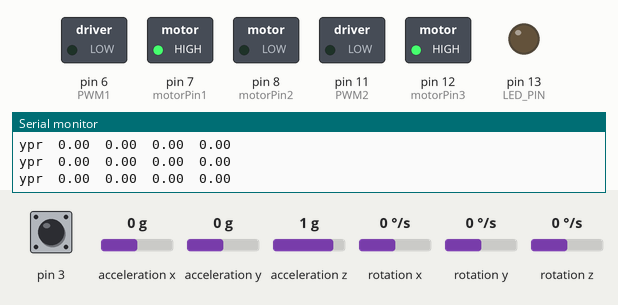
Bench run of a sketch on a simulated Arduino Leonardo, built with avr-gcc and run on an emulated ATmega32U4. On the bench: switched loads named in the sketch (green lamp = pin HIGH), output pins drawn as LEDs (lit = HIGH), the last lines printed to the serial monitor. The inputs (shaded band) are chosen by the test bench; at power-on: acceleration x 0 g, rotation z 0 °/s, pin 3 HIGH, acceleration y 0 g, acceleration z 1 g, rotation x 0 °/s, rotation y 0 °/s. The sensor or clock chip raises its interrupt line as the real part does.

Above: at 1.7 s.
1.8 s: acceleration x set to 0.8 g
At 3.3 s:
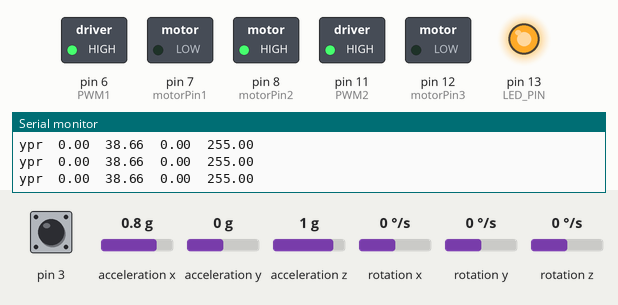
3.6 s: acceleration x set to -1.4 g
At 6.0 s:
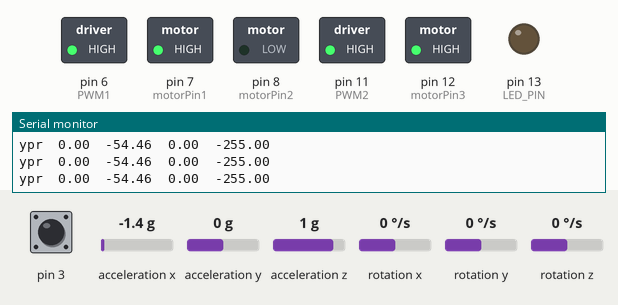
6.6 s: acceleration x set to 1.4 g
At 9.4 s:
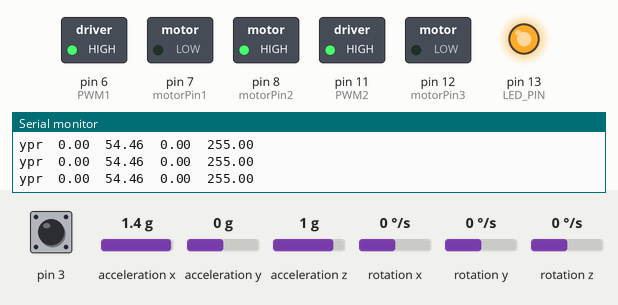
9.6 s: acceleration x set to -0.8 g
At 12.4 s:
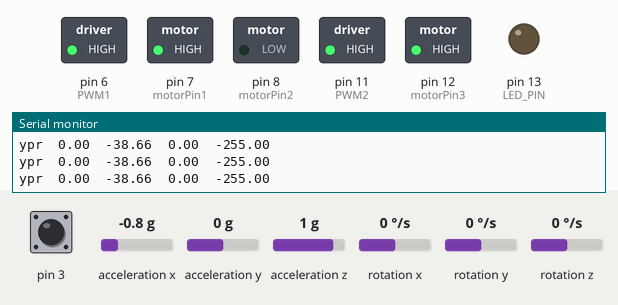
12.6 s: rotation z set to 100 °/s
15.6 s: acceleration x set to 1.1 g
At 19.41 s:
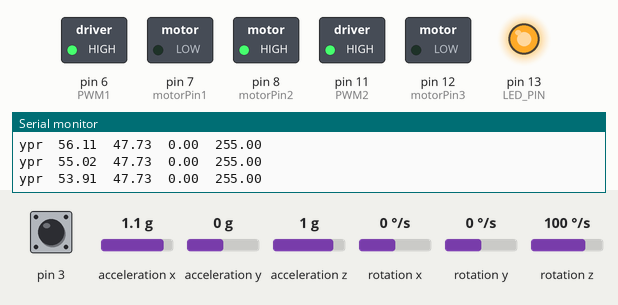
Timing chart, 0 to 19.6 s (numbered marks = the images above; inputs shaded):
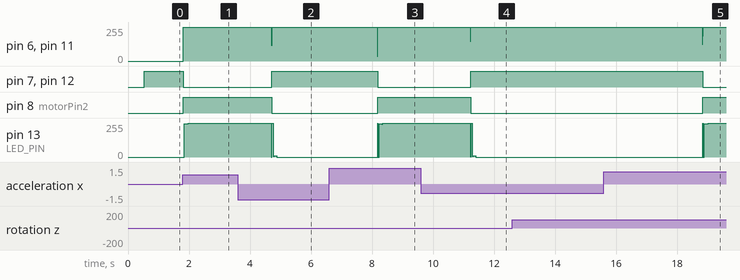

The sketch:

Self_Balancing_Robot.ino
```cpp
// I2C device class (I2Cdev) demonstration Arduino sketch for MPU6050 class using DMP (MotionApps v2.0)
// 6/21/2012 by Jeff Rowberg <jeff@rowberg.net>
// Updates should (hopefully) always be available at https://github.com/jrowberg/i2cdevlib
//
// Changelog:
//      2013-05-08 - added seamless Fastwire support
//                 - added note about gyro calibration
//      2012-06-21 - added note about Arduino 1.0.1 + Leonardo compatibility error
//      2012-06-20 - improved FIFO overflow handling and simplified read process
//      2012-06-19 - completely rearranged DMP initialization code and simplification
//      2012-06-13 - pull gyro and accel data from FIFO packet instead of reading directly
//      2012-06-09 - fix broken FIFO read sequence and change interrupt detection to RISING
//      2012-06-05 - add gravity-compensated initial reference frame acceleration output
//                 - add 3D math helper file to DMP6 example sketch
//                 - add Euler output and Yaw/Pitch/Roll output formats
//      2012-06-04 - remove accel offset clearing for better results (thanks Sungon Lee)
//      2012-06-01 - fixed gyro sensitivity to be 2000 deg/sec instead of 250
//      2012-05-30 - basic DMP initialization working

/* ============================================
I2Cdev device library code is placed under the MIT license
Copyright (c) 2012 Jeff Rowberg

Permission is hereby granted, free of charge, to any person obtaining a copy
of this software and associated documentation files (the "Software"), to deal
in the Software without restriction, including without limitation the rights
to use, copy, modify, merge, publish, distribute, sublicense, and/or sell
copies of the Software, and to permit persons to whom the Software is
furnished to do so, subject to the following conditions:

The above copyright notice and this permission notice shall be included in
all copies or substantial portions of the Software.

THE SOFTWARE IS PROVIDED "AS IS", WITHOUT WARRANTY OF ANY KIND, EXPRESS OR
IMPLIED, INCLUDING BUT NOT LIMITED TO THE WARRANTIES OF MERCHANTABILITY,
FITNESS FOR A PARTICULAR PURPOSE AND NONINFRINGEMENT. IN NO EVENT SHALL THE
AUTHORS OR COPYRIGHT HOLDERS BE LIABLE FOR ANY CLAIM, DAMAGES OR OTHER
LIABILITY, WHETHER IN AN ACTION OF CONTRACT, TORT OR OTHERWISE, ARISING FROM,
OUT OF OR IN CONNECTION WITH THE SOFTWARE OR THE USE OR OTHER DEALINGS IN
THE SOFTWARE.
===============================================
*/

// I2Cdev and MPU6050 must be installed as libraries, or else the .cpp/.h files
// for both classes must be in the include path of your project
#include "I2Cdev.h"

#include "MPU6050_6Axis_MotionApps20.h"
//#include "MPU6050.h" // not necessary if using MotionApps include file

// Arduino Wire library is required if I2Cdev I2CDEV_ARDUINO_WIRE implementation
// is used in I2Cdev.h
#if I2CDEV_IMPLEMENTATION == I2CDEV_ARDUINO_WIRE
    #include "Wire.h"
#endif

// class default I2C address is 0x68
// specific I2C addresses may be passed as a parameter here
// AD0 low = 0x68 (default for SparkFun breakout and InvenSense evaluation board)
// AD0 high = 0x69
MPU6050 mpu;
//MPU6050 mpu(0x69); // <-- use for AD0 high

/* =========================================================================
   NOTE: In addition to connection 3.3v, GND, SDA, and SCL, this sketch
   depends on the MPU-6050's INT pin being connected to the Arduino's
   external interrupt #0 pin. On the Arduino Uno and Mega 2560, this is
   digital I/O pin 2.
 * ========================================================================= */

/* =========================================================================
   NOTE: Arduino v1.0.1 with the Leonardo board generates a compile error
   when using Serial.write(buf, len). The Teapot output uses this method.
   The solution requires a modification to the Arduino USBAPI.h file, which
   is fortunately simple, but annoying. This will be fixed in the next IDE
   release. For more info, see these links:

   http://arduino.cc/forum/index.php/topic,109987.0.html
   http://code.google.com/p/arduino/issues/detail?id=958
 * ========================================================================= */


// uncomment "OUTPUT_READABLE_QUATERNION" if you want to see the actual
// quaternion components in a [w, x, y, z] format (not best for parsing
// on a remote host such as Processing or something though)
//#define OUTPUT_READABLE_QUATERNION

// uncomment "OUTPUT_READABLE_EULER" if you want to see Euler angles
// (in degrees) calculated from the quaternions coming from the FIFO.
// Note that Euler angles suffer from gimbal lock (for more info, see
// http://en.wikipedia.org/wiki/Gimbal_lock)
//#define OUTPUT_READABLE_EULER

// uncomment "OUTPUT_READABLE_YAWPITCHROLL" if you want to see the yaw/
// pitch/roll angles (in degrees) calculated from the quaternions coming
// from the FIFO. Note this also requires gravity vector calculations.
// Also note that yaw/pitch/roll angles suffer from gimbal lock (for
// more info, see: http://en.wikipedia.org/wiki/Gimbal_lock)
#define OUTPUT_READABLE_YAWPITCHROLL

// uncomment "OUTPUT_READABLE_REALACCEL" if you want to see acceleration
// components with gravity removed. This acceleration reference frame is
// not compensated for orientation, so +X is always +X according to the
// sensor, just without the effects of gravity. If you want acceleration
// compensated for orientation, us OUTPUT_READABLE_WORLDACCEL instead.
//#define OUTPUT_READABLE_REALACCEL

// uncomment "OUTPUT_READABLE_WORLDACCEL" if you want to see acceleration
// components with gravity removed and adjusted for the world frame of
// reference (yaw is relative to initial orientation, since no magnetometer
// is present in this case). Could be quite handy in some cases.
//#define OUTPUT_READABLE_WORLDACCEL

// uncomment "OUTPUT_TEAPOT" if you want output that matches the
// format used for the InvenSense teapot demo
//#define OUTPUT_TEAPOT


#define LED_PIN 13 // (Arduino is 13, Teensy is 11, Teensy++ is 6)
bool blinkState = false;

// MPU control/status vars
bool dmpReady = false;  // set true if DMP init was successful
uint8_t mpuIntStatus;   // holds actual interrupt status byte from MPU
uint8_t devStatus;      // return status after each device operation (0 = success, !0 = error)
uint16_t packetSize;    // expected DMP packet size (default is 42 bytes)
uint16_t fifoCount;     // count of all bytes currently in FIFO
uint8_t fifoBuffer[64]; // FIFO storage buffer

// orientation/motion vars
Quaternion q;           // [w, x, y, z]         quaternion container
VectorInt16 aa;         // [x, y, z]            accel sensor measurements
VectorInt16 aaReal;     // [x, y, z]            gravity-free accel sensor measurements
VectorInt16 aaWorld;    // [x, y, z]            world-frame accel sensor measurements
VectorFloat gravity;    // [x, y, z]            gravity vector
float euler[3];         // [psi, theta, phi]    Euler angle container
float ypr[3];           // [yaw, pitch, roll]   yaw/pitch/roll container and gravity vector

// packet structure for InvenSense teapot demo
uint8_t teapotPacket[14] = { '$', 0x02, 0,0, 0,0, 0,0, 0,0, 0x00, 0x00, '\r', '\n' };


// ================================================================
// ===               INTERRUPT DETECTION ROUTINE                ===
// ================================================================

volatile bool mpuInterrupt = false;     // indicates whether MPU interrupt pin has gone high
void dmpDataReady() {
    mpuInterrupt = true;
}

// ================================================================
// ===                  DEFINING TEH FUNCTION                   ===
// ================================================================
double previousTime =0;
double cumError=0;
double lastError=0;
double setPoint=1;
double currentTime;
double elapsedTime;
double rateError;
double error;

double computePID(double inp){
  double kp=100;
  double ki=0.6;
  double kd=0;

currentTime = millis(); //get current time
elapsedTime = (double)(currentTime - previousTime); //compute time elapsed from previous computation
error = inp; // determine error
cumError += error * elapsedTime; // compute integral
rateError = (error - lastError)/elapsedTime; // compute derivative
double out = kp*error + ki*cumError + kd*rateError; //PID output
lastError = error; //remember current error
previousTime = currentTime; //remember current time
return out; //have function return the PID output
}

// ================================================================
// ===                 DEFINIG THE MOTOR PINS                   ===
// ================================================================

//Motor A

const int motorPin1 = 7;

const int motorPin2 = 8;

const int PWM1=6;

//Motor B

const int motorPin3 = 12;

const int motorPin4 = 13;

const int PWM2=11;

double inp;
double out;

// ================================================================
// ===                      DEFINIG FOWARD                      ===
// ================================================================
 void forward(double PWM){
  digitalWrite(motorPin1, LOW);

digitalWrite(motorPin2, HIGH);

analogWrite(PWM1,PWM);

digitalWrite(motorPin3, LOW);

digitalWrite(motorPin4, HIGH);

analogWrite(PWM2,PWM);
 }


// ================================================================
// ===                      DEFINIG BACK                        ===
// ================================================================
void back(double PWM){
  digitalWrite(motorPin2, LOW);

digitalWrite(motorPin1, HIGH);

analogWrite(PWM1,PWM);

digitalWrite(motorPin4, LOW);

digitalWrite(motorPin3, HIGH);

analogWrite(PWM2,PWM);
 }
// ================================================================
// ===                      INITIAL SETUP                       ===
// ================================================================

void setup() {
    // join I2C bus (I2Cdev library doesn't do this automatically)
    #if I2CDEV_IMPLEMENTATION == I2CDEV_ARDUINO_WIRE
        Wire.begin();
        TWBR = 24; // 400kHz I2C clock (200kHz if CPU is 8MHz)
    #elif I2CDEV_IMPLEMENTATION == I2CDEV_BUILTIN_FASTWIRE
        Fastwire::setup(400, true);
    #endif

    // initialize serial communication
    // (115200 chosen because it is required for Teapot Demo output, but it's
    // really up to you depending on your project)
    Serial.begin(115200);
    while (!Serial); // wait for Leonardo enumeration, others continue immediately

    // NOTE: 8MHz or slower host processors, like the Teensy @ 3.3v or Ardunio
    // Pro Mini running at 3.3v, cannot handle this baud rate reliably due to
    // the baud timing being too misaligned with processor ticks. You must use
    // 38400 or slower in these cases, or use some kind of external separate
    // crystal solution for the UART timer.

    // initialize device
    Serial.println(F("Initializing I2C devices..."));
    mpu.initialize();

    // verify connection
    Serial.println(F("Testing device connections..."));
    Serial.println(mpu.testConnection() ? F("MPU6050 connection successful") : F("MPU6050 connection failed"));

    // wait for ready
  /*  Serial.println(F("\nSend any character to begin DMP programming and demo: "));
    while (Serial.available() && Serial.read()); // empty buffer
    while (!Serial.available());                 // wait for data
    while (Serial.available() && Serial.read()); // empty buffer again*/

    // load and configure the DMP
    Serial.println(F("Initializing DMP..."));
    devStatus = mpu.dmpInitialize();

    // supply your own gyro offsets here, scaled for min sensitivity
    mpu.setXGyroOffset(220);
    mpu.setYGyroOffset(76);
    mpu.setZGyroOffset(-85);
    mpu.setZAccelOffset(1788); // 1688 factory default for my test chip

    // make sure it worked (returns 0 if so)
    if (devStatus == 0) {
        // turn on the DMP, now that it's ready
        Serial.println(F("Enabling DMP..."));
        mpu.setDMPEnabled(true);

        // enable Arduino interrupt detection
        Serial.println(F("Enabling interrupt detection (Arduino external interrupt 0)..."));
        attachInterrupt(0, dmpDataReady, RISING);
        mpuIntStatus = mpu.getIntStatus();

        // set our DMP Ready flag so the main loop() function knows it's okay to use it
        Serial.println(F("DMP ready! Waiting for first interrupt..."));
        dmpReady = true;

        // get expected DMP packet size for later comparison
        packetSize = mpu.dmpGetFIFOPacketSize();
    } else {
        // ERROR!
        // 1 = initial memory load failed
        // 2 = DMP configuration updates failed
        // (if it's going to break, usually the code will be 1)
        Serial.print(F("DMP Initialization failed (code "));
        Serial.print(devStatus);
        Serial.println(F(")"));
    }

    // configure LED for output
    pinMode(LED_PIN, OUTPUT);

    //pin motor A

pinMode(motorPin1, OUTPUT);

pinMode(motorPin2, OUTPUT);

pinMode(PWM1,OUTPUT);

//pin motor B

pinMode(motorPin3, OUTPUT);

pinMode(motorPin4, OUTPUT);

pinMode(PWM2,OUTPUT);
}


// ================================================================
// ===                    MAIN PROGRAM LOOP                     ===
// ================================================================

void loop() {
    // if programming failed, don't try to do anything
    if (!dmpReady) return;

    // wait for MPU interrupt or extra packet(s) available
    while (!mpuInterrupt && fifoCount < packetSize) {
        // other program behavior stuff here
        // .
        // .
        // .
        // if you are really paranoid you can frequently test in between other
        // stuff to see if mpuInterrupt is true, and if so, "break;" from the
        // while() loop to immediately process the MPU data
        // .
        // .
        // .
    }

    // reset interrupt flag and get INT_STATUS byte
    mpuInterrupt = false;
    mpuIntStatus = mpu.getIntStatus();

    // get current FIFO count
    fifoCount = mpu.getFIFOCount();

    // check for overflow (this should never happen unless our code is too inefficient)
    if ((mpuIntStatus & 0x10) || fifoCount == 1024) {
        // reset so we can continue cleanly
        mpu.resetFIFO();
        Serial.println(F("FIFO overflow!"));

    // otherwise, check for DMP data ready interrupt (this should happen frequently)
    } else if (mpuIntStatus & 0x02) {
        // wait for correct available data length, should be a VERY short wait
        while (fifoCount < packetSize) fifoCount = mpu.getFIFOCount();

        // read a packet from FIFO
        mpu.getFIFOBytes(fifoBuffer, packetSize);

        // track FIFO count here in case there is > 1 packet available
        // (this lets us immediately read more without waiting for an interrupt)
        fifoCount -= packetSize;

       /* #ifdef OUTPUT_READABLE_QUATERNION
            // display quaternion values in easy matrix form: w x y z
            mpu.dmpGetQuaternion(&q, fifoBuffer);
            Serial.print("quat\t");
            Serial.print(q.w);
            Serial.print("\t");
            Serial.print(q.x);
            Serial.print("\t");
            Serial.print(q.y);
            Serial.print("\t");
            Serial.println(q.z);
        #endif

        #ifdef OUTPUT_READABLE_EULER
            // display Euler angles in degrees
            mpu.dmpGetQuaternion(&q, fifoBuffer);
            mpu.dmpGetEuler(euler, &q);
            Serial.print("euler\t");
            Serial.print(euler[0] * 180/M_PI);
            Serial.print("\t");
            Serial.print(euler[1] * 180/M_PI);
            Serial.print("\t");
            Serial.println(euler[2] * 180/M_PI);
        #endif
*/
        #ifdef OUTPUT_READABLE_YAWPITCHROLL
            // display Euler angles in degrees
            mpu.dmpGetQuaternion(&q, fifoBuffer);
            mpu.dmpGetGravity(&gravity, &q);
            mpu.dmpGetYawPitchRoll(ypr, &q, &gravity);
            Serial.print("ypr\t");
            Serial.print(ypr[0] * 180/M_PI);
            Serial.print("\t");
            Serial.print(ypr[1] * 180/M_PI);
            Serial.print("\t");
            Serial.print(ypr[2] * 180/M_PI);
        #endif

        /*#ifdef OUTPUT_READABLE_REALACCEL
            // display real acceleration, adjusted to remove gravity
            mpu.dmpGetQuaternion(&q, fifoBuffer);
            mpu.dmpGetAccel(&aa, fifoBuffer);
            mpu.dmpGetGravity(&gravity, &q);
            mpu.dmpGetLinearAccel(&aaReal, &aa, &gravity);
            Serial.print("areal\t");
            Serial.print(aaReal.x);
            Serial.print("\t");
            Serial.print(aaReal.y);
            Serial.print("\t");
            Serial.println(aaReal.z);
        #endif

        #ifdef OUTPUT_READABLE_WORLDACCEL
            // display initial world-frame acceleration, adjusted to remove gravity
            // and rotated based on known orientation from quaternion
            mpu.dmpGetQuaternion(&q, fifoBuffer);
            mpu.dmpGetAccel(&aa, fifoBuffer);
            mpu.dmpGetGravity(&gravity, &q);
            mpu.dmpGetLinearAccel(&aaReal, &aa, &gravity);
            mpu.dmpGetLinearAccelInWorld(&aaWorld, &aaReal, &q);
            Serial.print("aworld\t");
            Serial.print(aaWorld.x);
            Serial.print("\t");
            Serial.print(aaWorld.y);
            Serial.print("\t");
            Serial.println(aaWorld.z);
        #endif

        #ifdef OUTPUT_TEAPOT
            // display quaternion values in InvenSense Teapot demo format:
            teapotPacket[2] = fifoBuffer[0];
            teapotPacket[3] = fifoBuffer[1];
            teapotPacket[4] = fifoBuffer[4];
            teapotPacket[5] = fifoBuffer[5];
            teapotPacket[6] = fifoBuffer[8];
            teapotPacket[7] = fifoBuffer[9];
            teapotPacket[8] = fifoBuffer[12];
            teapotPacket[9] = fifoBuffer[13];
            Serial.write(teapotPacket, 14);
            teapotPacket[11]++; // packetCount, loops at 0xFF on purpose
        #endif*/

        // blink LED to indicate activity
        blinkState = !blinkState;
        digitalWrite(LED_PIN, blinkState);
    }
    out = computePID(ypr[1] * 180/M_PI);
  if (out> 255)
    out =255;
    if (out< -255)
    out =-255;
    Serial.print("\t");
    Serial.println(out);

    if (out>0){
      forward(out);
    }
    else
    back(abs(out));


    }
```

Measured:
- after the input at 1.8 s, pin 6 (PWM1), pin 11 (PWM2): 0/255 → 255/255 at once; pin 7 (motorPin1), pin 12 (motorPin3): HIGH → LOW at once; pin 8 (motorPin2): LOW → HIGH at once; pin 13 (LED_PIN): 0/255 → 250/255 after 0.05 s, → 255/255 0.12 s later
- after the input at 3.6 s, pin 6 (PWM1), pin 11 (PWM2): 255/255 → 114/255 after 1.1 s, → 255/255 0.01 s later; pin 7 (motorPin1), pin 12 (motorPin3): LOW → HIGH after 1.1 s; pin 8 (motorPin2): HIGH → LOW after 1.1 s; pin 13 (LED_PIN): 255/255 → 11/255 after 1.1 s, → 0/255 0.18 s later
- after the input at 6.6 s, pin 6 (PWM1), pin 11 (PWM2): 255/255 → 37/255 after 1.6 s, → 255/255 0.01 s later; pin 7 (motorPin1), pin 12 (motorPin3): HIGH → LOW after 1.6 s; pin 8 (motorPin2): LOW → HIGH after 1.6 s; pin 13 (LED_PIN): 0/255 → 250/255 after 1.6 s, → 255/255 0.13 s later
- after the input at 9.6 s, pin 6 (PWM1), pin 11 (PWM2): 255/255 → 150/255 after 1.6 s, → 151/255 0.01 s later, → 255/255 0.01 s later; pin 7 (motorPin1), pin 12 (motorPin3): LOW → HIGH after 1.6 s; pin 8 (motorPin2): HIGH → LOW after 1.6 s; pin 13 (LED_PIN): 255/255 → 11/255 after 1.6 s, → 0/255 0.18 s later
- after the input at 15.6 s, pin 6 (PWM1), pin 11 (PWM2): 255/255 → 126/255 after 3.2 s, → 188/255 0.01 s later, → 255/255 0.01 s later; pin 7 (motorPin1), pin 12 (motorPin3): HIGH → LOW after 3.2 s; pin 8 (motorPin2): LOW → HIGH after 3.2 s; pin 13 (LED_PIN): 0/255 → 250/255 after 3.2 s, → 255/255 0.18 s later
